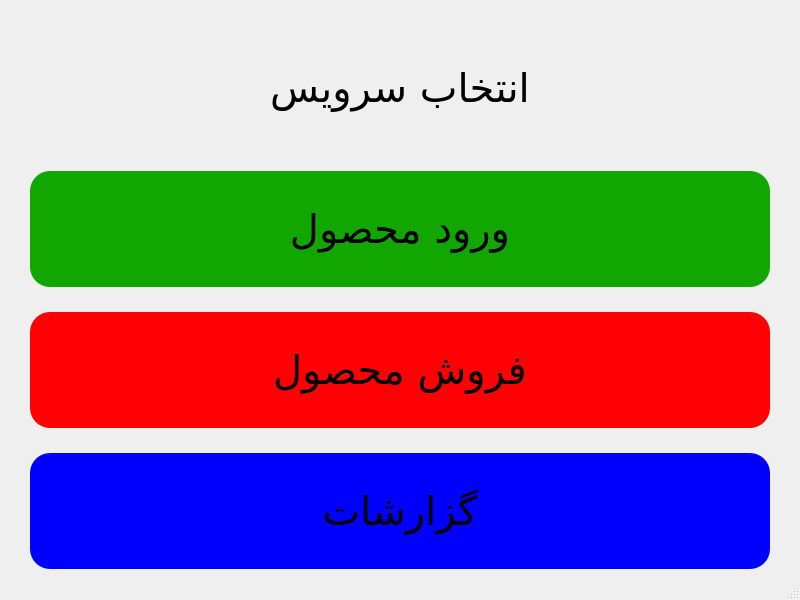
<?xml version="1.0" encoding="UTF-8"?>
<ui version="4.0">
 <class>MainWindow</class>
 <widget class="QMainWindow" name="MainWindow">
  <property name="geometry">
   <rect>
    <x>0</x>
    <y>0</y>
    <width>800</width>
    <height>600</height>
   </rect>
  </property>
  <property name="windowTitle">
   <string>MainWindow</string>
  </property>
  <widget class="QWidget" name="centralwidget">
   <layout class="QVBoxLayout" name="verticalLayout">
    <property name="spacing">
     <number>25</number>
    </property>
    <property name="leftMargin">
     <number>30</number>
    </property>
    <property name="topMargin">
     <number>30</number>
    </property>
    <property name="rightMargin">
     <number>30</number>
    </property>
    <item>
     <widget class="QLabel" name="SelectServiceLabel">
      <property name="font">
       <font>
        <family>B Titr</family>
        <pointsize>30</pointsize>
       </font>
      </property>
      <property name="layoutDirection">
       <enum>Qt::RightToLeft</enum>
      </property>
      <property name="text">
       <string>انتخاب سرویس</string>
      </property>
      <property name="textFormat">
       <enum>Qt::AutoText</enum>
      </property>
      <property name="alignment">
       <set>Qt::AlignCenter</set>
      </property>
     </widget>
    </item>
    <item>
     <widget class="QPushButton" name="AddProductBtn">
      <property name="sizePolicy">
       <sizepolicy hsizetype="Minimum" vsizetype="Preferred">
        <horstretch>0</horstretch>
        <verstretch>0</verstretch>
       </sizepolicy>
      </property>
      <property name="font">
       <font>
        <family>B Roya</family>
        <pointsize>30</pointsize>
       </font>
      </property>
      <property name="styleSheet">
       <string notr="true">background-color: rgb(17, 167, 0);
border-radius: 20px;</string>
      </property>
      <property name="text">
       <string>ورود محصول</string>
      </property>
     </widget>
    </item>
    <item>
     <widget class="QPushButton" name="SellProductBtn">
      <property name="sizePolicy">
       <sizepolicy hsizetype="Minimum" vsizetype="Preferred">
        <horstretch>0</horstretch>
        <verstretch>0</verstretch>
       </sizepolicy>
      </property>
      <property name="font">
       <font>
        <family>B Roya</family>
        <pointsize>30</pointsize>
       </font>
      </property>
      <property name="styleSheet">
       <string notr="true">background-color: rgb(255, 0, 4);
border-radius: 20px;</string>
      </property>
      <property name="text">
       <string>فروش محصول</string>
      </property>
     </widget>
    </item>
    <item>
     <widget class="QPushButton" name="LogsBtn">
      <property name="sizePolicy">
       <sizepolicy hsizetype="Minimum" vsizetype="Preferred">
        <horstretch>0</horstretch>
        <verstretch>0</verstretch>
       </sizepolicy>
      </property>
      <property name="font">
       <font>
        <family>B Roya</family>
        <pointsize>30</pointsize>
       </font>
      </property>
      <property name="styleSheet">
       <string notr="true">background-color: rgb(0, 0, 255);
border-radius: 20px;</string>
      </property>
      <property name="text">
       <string>گزارشات</string>
      </property>
     </widget>
    </item>
   </layout>
  </widget>
  <widget class="QMenuBar" name="menubar">
   <property name="geometry">
    <rect>
     <x>0</x>
     <y>0</y>
     <width>800</width>
     <height>30</height>
    </rect>
   </property>
  </widget>
  <widget class="QStatusBar" name="statusbar"/>
 </widget>
 <resources/>
 <connections/>
</ui>
